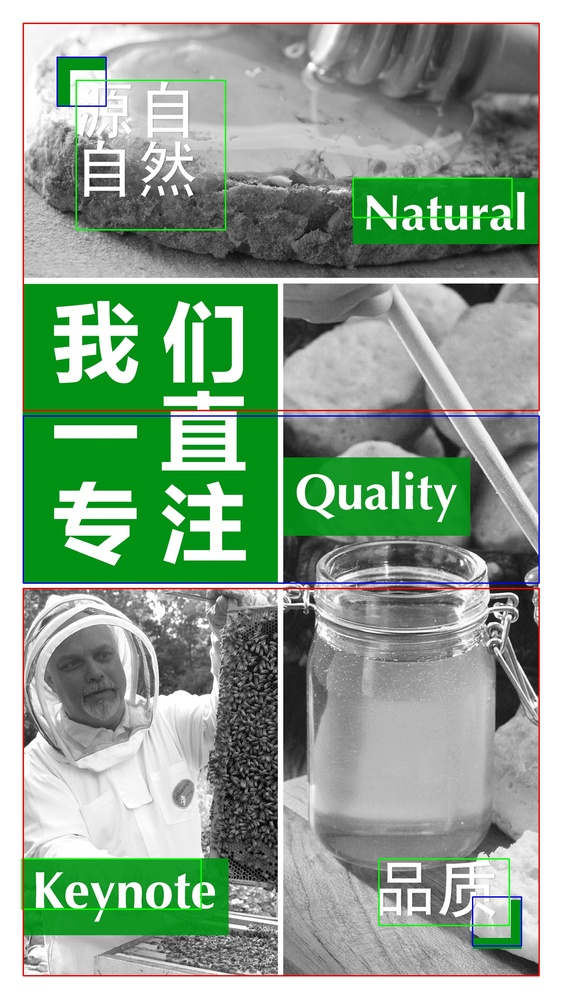
//> input picture python/code_006/test0.jpg, 562 x 1000 px, shrunk from 1242 x 2208 before the run, given in place of cos.jpg, which was not available
$ ./code_006   (built with g++ and OpenCV 4)
//> lines starting //> are read from the running program, lines starting //| are printed output that depends on the picture; after the words box and inside, x2 and y2 are one past the last pixel; in counts of white or black regions, pixels touching at a corner belong together; pictures that were not available may be replaced by others from this repository, and a replacement may not be noted
#include <opencv2/opencv.hpp>
#include <iostream>

using namespace cv;
using namespace std;
void customColorMap(Mat &image);
int main(int argc, const char *argv[])
{
	Mat src = imread("cos.jpg");
//> src is the input picture: 1000 rows x 562 cols, CV_8UC3; mean B, G, R 145.3, 165.1, 143.3
	if (src.empty())
	{
		printf("could not load image...\n");
		return -1;
	}
	Mat gray, dst;
	// ʹ��LUT
	applyColorMap(src, dst, COLORMAP_SUMMER);
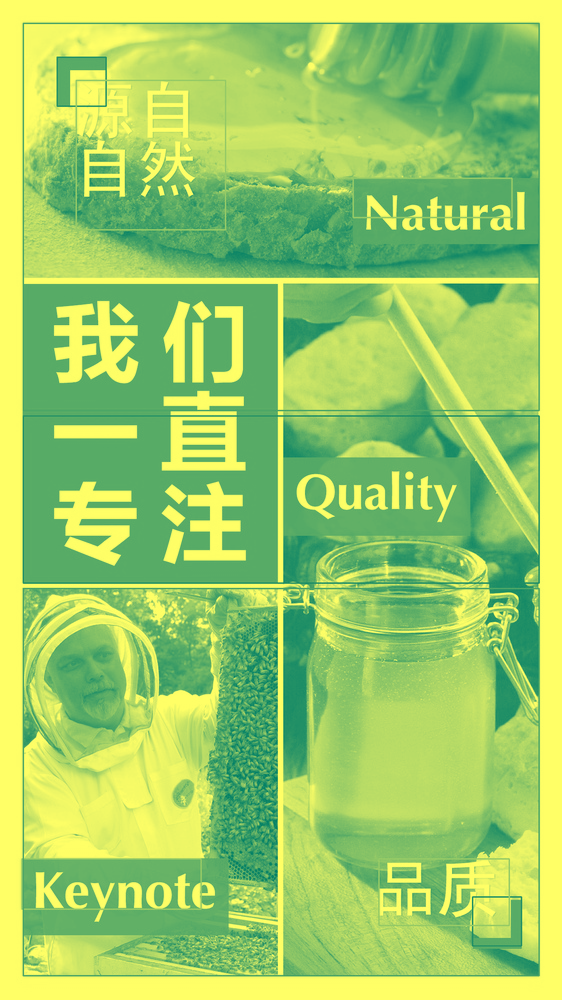
//> dst: 1000 rows x 562 cols, CV_8UC3; mean B, G, R 102, 205.7, 156.4
	// ��ʾ���
	imshow("colorMap", dst);

	cvtColor(src, gray, COLOR_BGR2GRAY);
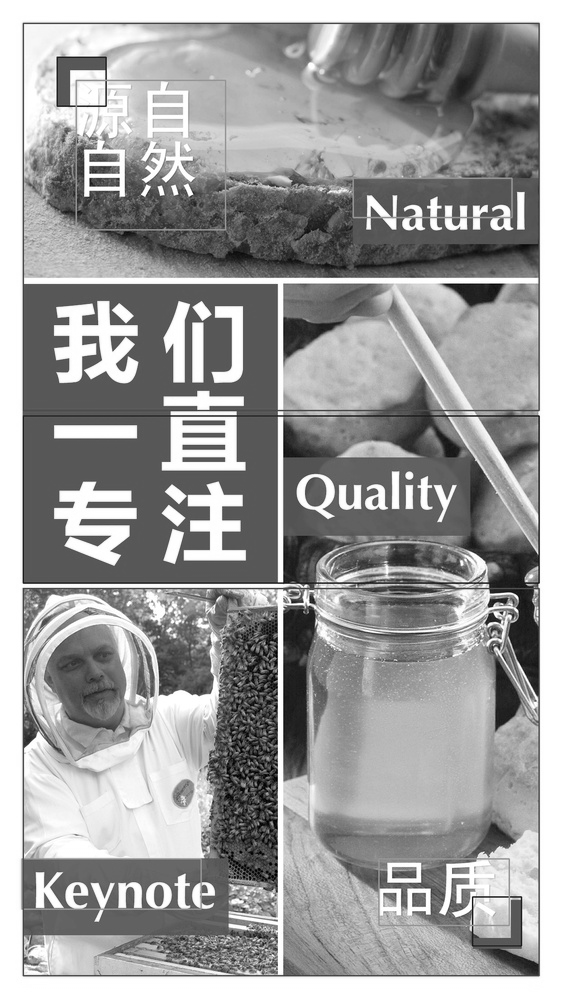
//> gray: 1000 rows x 562 cols, CV_8UC1; min 0, max 255, mean 156.4
	imshow("gray", gray);
	customColorMap(gray);

	waitKey(0);
	return 0;
}

void customColorMap(Mat &image) {
	int lut[256];
	for (int i = 0; i < 256; i++) {
		if (i < 127)
			lut[i] = 0;
		else
			lut[i] = 255;
	}

	int h = image.rows;
//> h = 1000
	int w = image.cols;
//> w = 562
	for (int row = 0; row < h; row++) {
		for (int col = 0; col < w; col++) {
			int pv = image.at<uchar>(row, col);
			image.at<uchar>(row, col) = lut[pv];
		}
	}
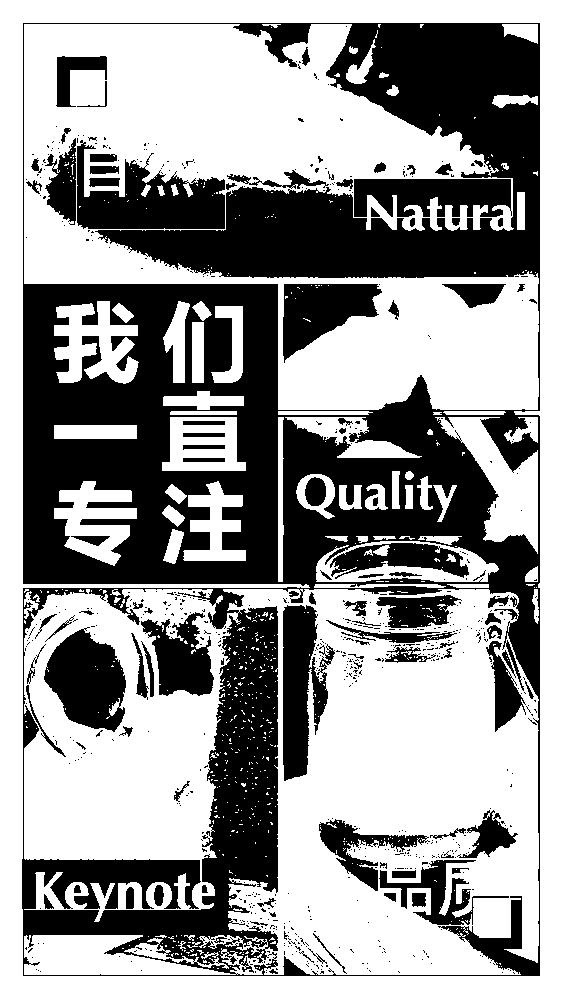
//> image: 1000 rows x 562 cols, CV_8UC1; 59.4% white; 705 black regions (605 under 20 px), largest, box (x1, y1, x2, y2) and area: (22, 23, 540, 976) 171356, (77, 140, 225, 229) 7105, (44, 627, 126, 732) 5675
	imshow("lut demo", image);
}
